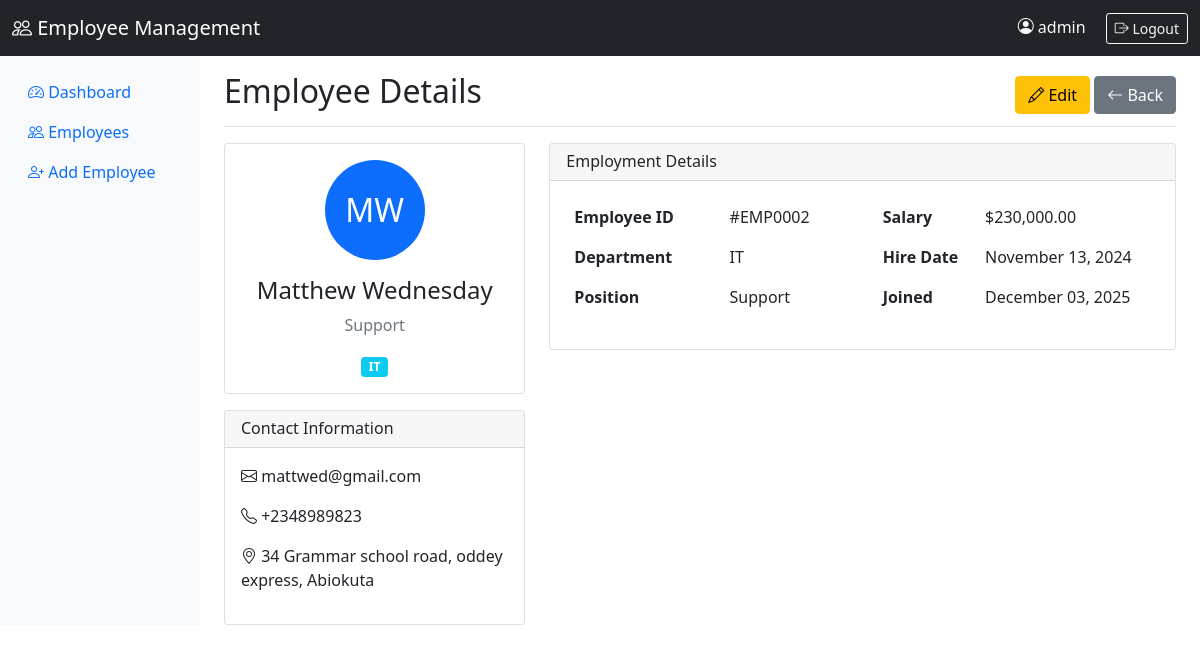
The page /view_employee.php?id=2 (signed in) on the database its author committed.
### tables this page shows
CREATE TABLE `employees` (
  `id` int(11) NOT NULL,
  `first_name` varchar(50) NOT NULL,
  `last_name` varchar(50) NOT NULL,
  `email` varchar(100) NOT NULL,
  `phone` varchar(20) DEFAULT NULL,
  `address` text DEFAULT NULL,
  `department` varchar(50) DEFAULT NULL,
  `position` varchar(50) DEFAULT NULL,
  `salary` decimal(10,2) DEFAULT NULL,
  `hire_date` date DEFAULT NULL,
  `created_at` timestamp NOT NULL DEFAULT current_timestamp()
);

### view_employee.php (the view, shortened to what this page needs)
<?php
$database = new Database();
$db = $database->getConnection();
$id = $_GET['id'];
$query = "SELECT * FROM employees WHERE id = :id";
$stmt = $db->prepare($query);
$stmt->bindParam(':id', $id);
$stmt->execute();
$employee = $stmt->fetch(PDO::FETCH_ASSOC);
?>
<!DOCTYPE html>
<html lang="en">
<head>
    <link href="https://cdn.jsdelivr.net/npm/bootstrap@5.1.3/dist/css/bootstrap.min.css" rel="stylesheet">
    <link rel="stylesheet" href="https://cdn.jsdelivr.net/npm/bootstrap-icons@1.8.1/font/bootstrap-icons.css">
</head>
<body>
    <?php include 'navbar.php'; ?>
    <div class="container-fluid">
        <div class="row">
            <?php include 'sidebar.php'; ?>
            <main class="col-md-9 ms-sm-auto col-lg-10 px-md-4">
                <div class="d-flex justify-content-between flex-wrap flex-md-nowrap align-items-center pt-3 pb-2 mb-3 border-bottom">
                    <h1 class="h2">Employee Details</h1>
                    <div>
                        <a href="edit_employee.php?id=<?php echo $employee['id']; ?>" class="btn btn-warning">
                            <i class="bi bi-pencil"></i> Edit
                        </a>
                        <a href="employees.php" class="btn btn-secondary">
                            <i class="bi bi-arrow-left"></i> Back
                        </a>
                    </div>
                </div>
                <div class="row">
                    <div class="col-md-4">
                        <div class="card">
                            <div class="card-body text-center">
                                <div class="mb-3">
                                    <div class="rounded-circle bg-primary d-inline-flex align-items-center justify-content-center"
                                         style="width: 100px; height: 100px; font-size: 2rem; color: white;">
                                        <?php echo strtoupper(substr($employee['first_name'], 0, 1) . substr($employee['last_name'], 0, 1)); ?>
                                    </div>
                                </div>
                                <h4><?php echo $employee['first_name'] . ' ' . $employee['last_name']; ?></h4>
                                <p class="text-muted"><?php echo $employee['position']; ?></p>
                                <span class="badge bg-info"><?php echo $employee['department']; ?></span>
                            </div>
                        </div>
                        <div class="card mt-3">
                            <div class="card-header">
                                <h6 class="mb-0">Contact Information</h6>
                            </div>
                            <div class="card-body">
                                <p><i class="bi bi-envelope"></i> <?php echo $employee['email']; ?></p>
                                <p><i class="bi bi-telephone"></i> <?php echo $employee['phone']; ?></p>
                                <p><i class="bi bi-geo-alt"></i> <?php echo $employee['address']; ?></p>
                            </div>
                        </div>
                    </div>
                    <div class="col-md-8">
                        <div class="card">
                            <div class="card-header">
                                <h6 class="mb-0">Employment Details</h6>
                            </div>
                            <div class="card-body">
                                <div class="row">
                                    <div class="col-md-6">
                                        <table class="table table-borderless">
                                            <tr>
                                                <th>Employee ID</th>
                                                <td>#EMP<?php echo str_pad($employee['id'], 4, '0', STR_PAD_LEFT); ?></td>
                                            </tr>
                                            <tr>
                                                <th>Department</th>
                                                <td><?php echo $employee['department']; ?></td>
                                            </tr>
                                            <tr>
                                                <th>Position</th>
                                                <td><?php echo $employee['position']; ?></td>
                                            </tr>
                                        </table>
                                    </div>
                                    <div class="col-md-6">
                                        <table class="table table-borderless">
                                            <tr>
                                                <th>Salary</th>
                                                <td>$<?php echo number_format($employee['salary'], 2); ?></td>
                                            </tr>
                                            <tr>
                                                <th>Hire Date</th>
                                                <td><?php echo date('F d, Y', strtotime($employee['hire_date'])); ?></td>
                                            </tr>
                                            <tr>
                                                <th>Joined</th>
                                                <td><?php echo date('F d, Y', strtotime($employee['created_at'])); ?></td>
                                            </tr>
                                        </table>
                                    </div>
                                </div>
                            </div>
                        </div>
                    </div>
                </div>
            </main>
        </div>
    </div>
</body>
</html>

### rows shown on the page
employees: first_name+last_name "MW", first_name "Matthew", last_name "Wednesday", position "Support", department "IT", email "mattwed@gmail.com", phone "+2348989823", address "34 Grammar school road, oddey express, Abiokuta", id "0002", salary "230,000.00", hire_date "November 13, 2024", created_at "December 03, 2025"

### other values the page prints
$_SESSION['admin_username'] "admin"
